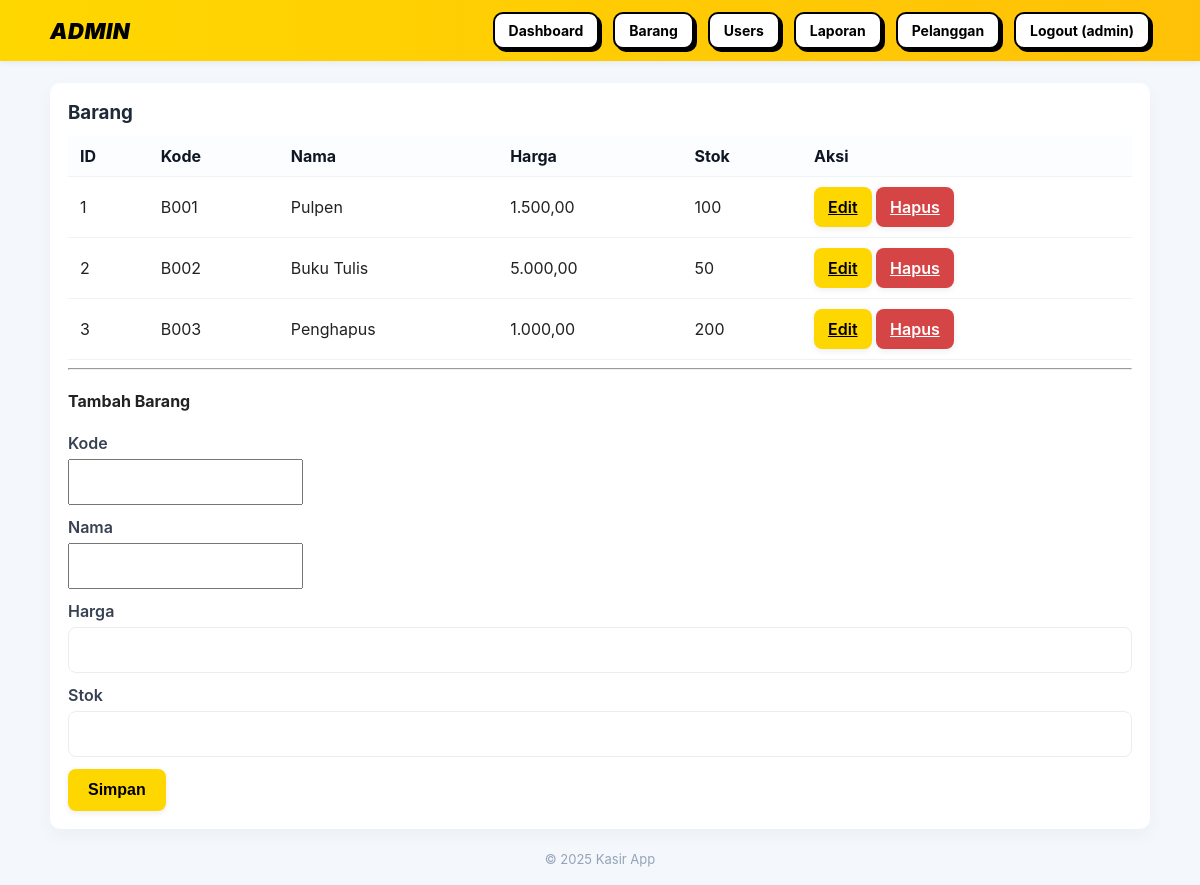
/admin/barang.php (signed in), run on the app's committed database.
### tables this page shows
CREATE TABLE barang (
  id_barang INT AUTO_INCREMENT PRIMARY KEY,
  kode_barang VARCHAR(50) NOT NULL UNIQUE,
  nama_barang VARCHAR(255) NOT NULL,
  harga DECIMAL(12,2) NOT NULL DEFAULT 0,
  stok INT NOT NULL DEFAULT 0,
  is_active TINYINT(1) NOT NULL DEFAULT 1
);

### admin/barang.php (the view, shortened to what this page needs)
<?php
require_once __DIR__ . '/../config.php';
$barang = $pdo->query('SELECT * FROM barang WHERE is_active = 1')->fetchAll(PDO::FETCH_ASSOC);
require '../includes/header.php';
?>
<h3>Barang</h3>
<table class="table">
    <thead>
        <tr>
            <th>ID</th>
            <th>Kode</th>
            <th>Nama</th>
            <th>Harga</th>
            <th>Stok</th>
            <th>Aksi</th>
        </tr>
    </thead>
    <tbody>
        <?php foreach($barang as $b): ?>
            <tr>
                <td><?=$b['id_barang']?></td>
                <td><?=htmlspecialchars($b['kode_barang'])?></td>
                <td><?=htmlspecialchars($b['nama_barang'])?></td>
                <td><?=number_format($b['harga'], 2, ",", ".")?></td>
                <td><?=$b['stok']?></td>
                <td>
                    <a href="barang_edit.php?id=<?=$b['id_barang']?>" class="btn btn-sm btn-warning">Edit</a>
                    <a href="?delete=<?=$b['id_barang']?>" class="btn btn-sm btn-danger" onclick="return confirm('Nonaktifkan barang ini?')">Hapus</a>
                </td>
            </tr>
        <?php endforeach; ?>
    </tbody>
</table>
<hr/>
<h4>Tambah Barang</h4>
<form method="post">
    <div class="mb-3">
        <label>Kode</label>
        <input name="kode" class="form-control" required/>
    </div>
    <div class="mb-3">
        <label>Nama</label>
        <input name="nama" class="form-control" required/>
    </div>
    <div class="mb-3">
        <label>Harga</label>
        <input name="harga" type="number" step="0.01" class="form-control" required/>
    </div>
    <div class="mb-3">
        <label>Stok</label>
        <input name="stok" type="number" class="form-control" required/>
    </div>
    <button class="btn btn-primary">Simpan</button>
</form>
<?php require '../includes/footer.php'; ?>

### includes/header.php (shortened to what this page needs)
<?php
$currentPage = basename($_SERVER['PHP_SELF']);
?>
<!doctype html>
<html>
<head>
</head>
<body>
<?php
if (!in_array($currentPage, ['nota.php','riwayat_cetak.php','laporan_cetak.php'])): ?>
<header class="site-header">
  <div class="container">
    <div class="brand">
      <?= isset($_SESSION['user']) ? htmlspecialchars($_SESSION['user']['role']) : "Website Kasir" ?>
    </div>
    <nav class="nav">
      <?php if (isset($_SESSION['user'])): ?>
        <a href="/kasir/dashboard.php">Dashboard</a>
        <?php if ($_SESSION['user']['role'] === 'admin'): ?>
          <a href="/kasir/admin/barang.php">Barang</a>
          <a href="/kasir/admin/users.php">Users</a>
          <a href="/kasir/admin/laporan.php">Laporan</a>
          <a href="/kasir/admin/pelanggan.php">Pelanggan</a>
        <?php else: ?>
          <a href="/kasir/kasir/transaksi.php">Transaksi</a>
          <a href="/kasir/kasir/riwayat.php">Riwayat</a>
        <?php endif; ?>
        <a href="/kasir/logout.php">Logout (<?=htmlspecialchars($_SESSION['user']['username'])?>)</a>
      <?php else: ?>
        <?php if ($currentPage !== 'index.php'): ?>
          <a href="/kasir/index.php">Login</a>
        <?php endif; ?>
      <?php endif; ?>
    </nav>
  </div>
</header>
<?php endif; ?>
<?php if ($currentPage !== 'index.php'): ?>
<main class="container-main">
<?php endif; ?>

### includes/footer.php
<?php if ($currentPage !== 'index.php'): ?>
</main>
<?php endif; ?>
<footer style="max-width:1100px;margin:18px auto;text-align:center;color:#94a3b8;font-size:13px;">
  &copy; <?= date('Y') ?> Kasir App
</footer>
</body>
</html>

### includes/header.php (style rules this page uses)
:root { --bg:#f4f7fb; --card:#ffffff; --muted:#6b7280; --accent:#FFD700; --accent-2:#FFC107; --success:#2ea44f; --danger:#d64545; --radius:10px; }
* { box-sizing:border-box }
body { margin:0; font-family: Inter, system-ui, -apple-system, "Segoe UI", Roboto, "Helvetica Neue", Arial; background:var(--bg); color:#222; }
.site-header { background: linear-gradient(90deg,var(--accent),var(--accent-2)); padding:12px 18px; box-shadow:0 2px 6px rgba(0,0,0,0.06); }
.site-header .container { max-width:1100px;margin:0 auto; display:flex;align-items:center;justify-content:space-between; }
.brand { font-weight:900; font-style:italic; text-transform:uppercase; letter-spacing:0.5px; font-size:22px; color:#000 !important; text-shadow:3px 3px 0 #FFD700; }
.nav { display:flex; gap:14px; align-items:center; }
.nav a { display:inline-block; background:#fff; color:#000; border:2px solid #000; border-radius:10px; padding:8px 14px; font-weight:700; font-size:14px; text-decoration:none; box-shadow:3px 3px 0 #000; transition: all 0.2s ease; }
.container-main { max-width:1100px; margin:22px auto; padding:18px; background:var(--card); border-radius:var(--radius); box-shadow:0 6px 18px rgba(16,24,40,0.04); }
h1,h2,h3 { margin:0 0 12px 0; color:#1f2937; }
label { display:block; font-weight:600; margin-bottom:6px; color:#374151; }
input[type="text"], input[type="number"], input[type="date"], input[type="password"], select { width:100%; padding:10px 12px; border:1px solid #e6eef4; border-radius:8px; background:#fff; font-size:14px; color:#111827; }
button, .btn { display:inline-block; padding:10px 14px; border-radius:8px; cursor:pointer; border:none; font-weight:600; background:var(--accent); color:white; box-shadow:0 2px 6px rgba(16,24,40,0.08); }
.btn-danger { background:var(--danger); }
table { width:100%; border-collapse:collapse; margin-top:12px; }
th,td { padding:10px 12px; border-bottom:1px solid #eef3f6; text-align:left; }
th { background:#fbfdff; font-weight:700; color:#0f1724; }
.mb-3 { margin-bottom:12px; }

### admin/barang.php (style rules this page uses)
.btn-warning, .btn-primary { color: #000 !important; font-weight: 600; }
form input.form-control { height: 46px; font-size: 16px; padding: 10px 12px; }
form button.btn-primary { padding: 12px 20px; font-size: 16px; font-weight: 700; border-radius: 8px; }

### data on the page
barang: id_barang "1", kode_barang "B001", nama_barang "Pulpen", harga "1.500,00", stok "100"
barang: id_barang "2", kode_barang "B002", nama_barang "Buku Tulis", harga "5.000,00", stok "50"
barang: id_barang "3", kode_barang "B003", nama_barang "Penghapus", harga "1.000,00", stok "200"

### other printed values
$_SESSION['user']['role'] "ADMIN"
$_SESSION['user']['username'] "admin"
